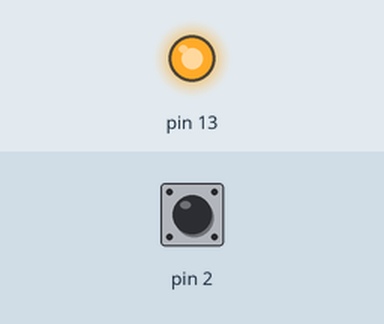
Bench run of a sketch on a simulated Arduino Uno, built with avr-gcc and run on an emulated ATmega328P. On the bench: output pins drawn as LEDs (lit = HIGH). The inputs (shaded band) are chosen by the test bench; at power-on: pin 2 HIGH.

Above: at 18.0 s.
18.1 s: pin 2 pulled LOW for 3 s
At 20.8 s:
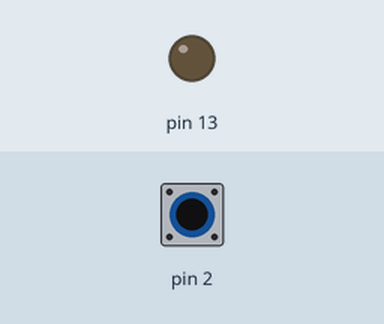
Timing chart, 0 to 22.6 s (numbered marks = the images above; inputs shaded):
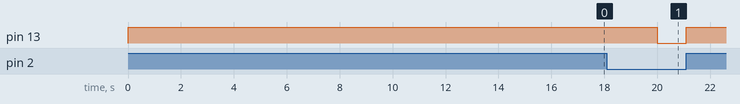

Measured:
- after the input at 18.1 s, pin 13: HIGH → LOW after 1.9 s, → HIGH 1.1 s later

The sketch:

Tlacitko.ino
```cpp
void setup() {
pinMode(13, OUTPUT);
pinMode(2, INPUT_PULLUP);
}

void loop() {
int cteni = digitalRead(2);

if(cteni){
  digitalWrite(13, HIGH);
  delay(10000);
  }
  else{
  digitalWrite(13, LOW);
  }
}
```
